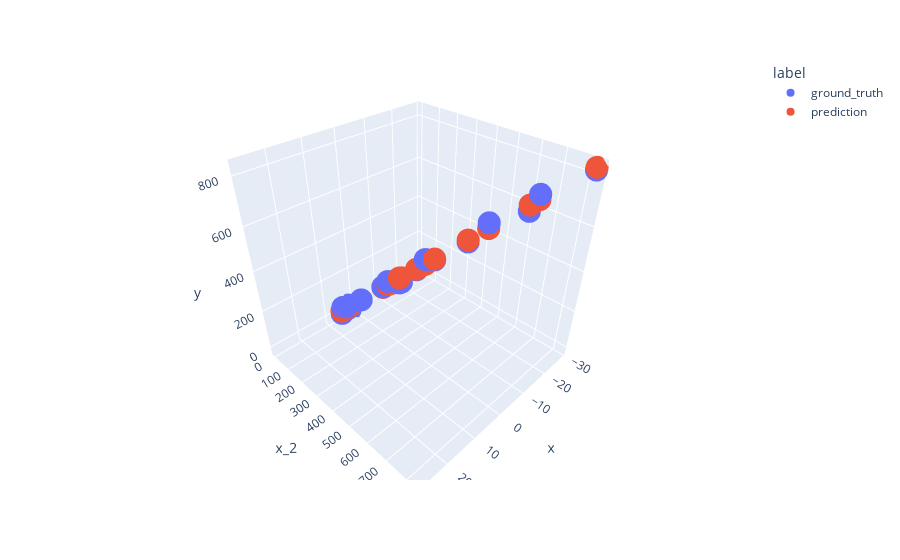

This figure's notebook cell:
### Code cell
fig = px.scatter_3d(data_frame_poly_groundTruth_y_preds, x='x', y='x_2', z='y', color='label', hover_data=['label', 'y'], hover_name='label') #, hover_name=['label', 'y'])

fig.show()

### Figure 1 — Plotly figure (JSON) as saved in the notebook; plotly's stock layout.template omitted (floating-point values rounded to 4 significant figures)
{"data": [{"customdata": [["ground_truth", 822.7], ["ground_truth", 687.5], ["ground_truth", 607.6], ["ground_truth", 516.3], ["ground_truth", 402.2], ["ground_truth", 270.8], ["ground_truth", 262.8], ["ground_truth", 196.8], ["ground_truth", 111.7], ["ground_truth", 103], ["ground_truth", -17.5], ["ground_truth", 20.44], ["ground_truth", 4.111], ["ground_truth", 192.8], ["ground_truth", 256.8], ["ground_truth", 310.3], ["ground_truth", 497.3], ["ground_truth", 676.5], ["ground_truth", 717.0], ["ground_truth", 757.4]], "hovertemplate": "<b>%{hovertext}</b><br><br>label=%{customdata[0]}<br>x=%{x}<br>x_2=%{y}<br>y=%{customdata[1]}<extra></extra>", "hovertext": ["ground_truth", "ground_truth", "ground_truth", "ground_truth", "ground_truth", "ground_truth", "ground_truth", "ground_truth", "ground_truth", "ground_truth", "ground_truth", "ground_truth", "ground_truth", "ground_truth", "ground_truth", "ground_truth", "ground_truth", "ground_truth", "ground_truth", "ground_truth"], "legendgroup": "ground_truth", "marker": {"color": "#636efa", "symbol": "circle"}, "mode": "markers", "name": "ground_truth", "scene": "scene", "showlegend": true, "type": "scatter3d", "x": [-28.79, -25.76, -25.15, -22.12, -20.3, -16.67, -15.45, -14.24, -11.82, -10, 2.121, 2.727, 3.333, 14.24, 15.45, 17.27, 22.12, 25.76, 26.36, 27.58], "y": [828.7, 663.5, 632.6, 489.3, 412.2, 277.8, 238.8, 202.8, 139.7, 100, 4.5, 7.438, 11.11, 202.8, 238.8, 298.3, 489.3, 663.5, 695.0, 760.4], "z": [822.7, 687.5, 607.6, 516.3, 402.2, 270.8, 262.8, 196.8, 111.7, 103, -17.5, 20.44, 4.111, 192.8, 256.8, 310.3, 497.3, 676.5, 717.0, 757.4]}, {"customdata": [["prediction", 832.6], ["prediction", 665.4], ["prediction", 634.3], ["prediction", 489.5], ["prediction", 411.6], ["prediction", 275.8], ["prediction", 236.6], ["prediction", 200.3], ["prediction", 136.6], ["prediction", 96.69], ["prediction", 1.957], ["prediction", 5.044], ["prediction", 8.877], ["prediction", 205.3], ["prediction", 242.0], ["prediction", 302.7], ["prediction", 497.3], ["prediction", 674.5], ["prediction", 706.7], ["prediction", 773.2]], "hovertemplate": "<b>%{hovertext}</b><br><br>label=%{customdata[0]}<br>x=%{x}<br>x_2=%{y}<br>y=%{customdata[1]}<extra></extra>", "hovertext": ["prediction", "prediction", "prediction", "prediction", "prediction", "prediction", "prediction", "prediction", "prediction", "prediction", "prediction", "prediction", "prediction", "prediction", "prediction", "prediction", "prediction", "prediction", "prediction", "prediction"], "legendgroup": "prediction", "marker": {"color": "#EF553B", "symbol": "circle"}, "mode": "markers", "name": "prediction", "scene": "scene", "showlegend": true, "type": "scatter3d", "x": [-28.79, -25.76, -25.15, -22.12, -20.3, -16.67, -15.45, -14.24, -11.82, -10, 2.121, 2.727, 3.333, 14.24, 15.45, 17.27, 22.12, 25.76, 26.36, 27.58], "y": [828.7, 663.5, 632.6, 489.3, 412.2, 277.8, 238.8, 202.8, 139.7, 100, 4.5, 7.438, 11.11, 202.8, 238.8, 298.3, 489.3, 663.5, 695.0, 760.4], "z": [832.6, 665.4, 634.3, 489.5, 411.6, 275.8, 236.6, 200.3, 136.6, 96.69, 1.957, 5.044, 8.877, 205.3, 242.0, 302.7, 497.3, 674.5, 706.7, 773.2]}], "layout": {"legend": {"title": {"text": "label"}, "tracegroupgap": 0}, "margin": {"t": 60}, "scene": {"domain": {"x": [0, 1], "y": [0, 1]}, "xaxis": {"title": {"text": "x"}}, "yaxis": {"title": {"text": "x_2"}}, "zaxis": {"title": {"text": "y"}}}}}
